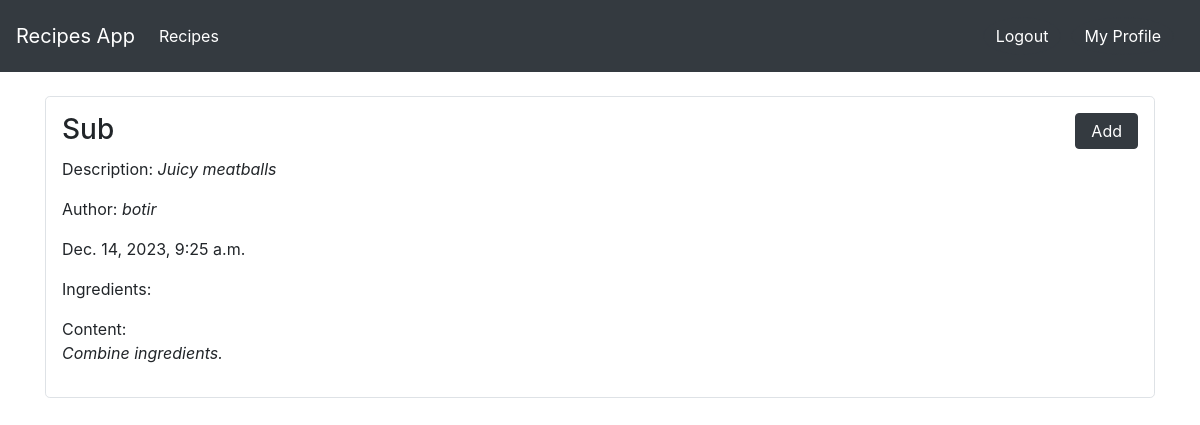
Page /main/Sub (signed in) on the committed database.
### app/models.py (models this page shows, shortened)
class Recipe(models.Model):
    image = models.ImageField(blank=True)
    title = models.CharField(max_length = 100)
    description = models.CharField(max_length=100, blank=True)
    author = models.ForeignKey(User, on_delete = models.CASCADE)
    ingredients = models.TextField(blank=True)
    content = models.TextField(default = '')
    created_on = models.DateTimeField(auto_now_add=True)

### app/views.py (the view)
# urls.py: path('main/<str:title>', views.recipe_detail, name='recipe_detail'),
@login_required(login_url='login')
def recipe_detail(request, title):
    recipe = Recipe.objects.get(title=title)
    return render(request, 'app/detail.html', {'recipe': recipe})

### app/templates/app/detail.html (shortened to what this page needs)
{% extends 'app/base.html' %}
{% load static %}
    {% block content %}
        <div class="border rounded-lg p-3 mb-3">
            <h3 style="display: inline;">{{ recipe.title|capfirst }}</h3>
            <a href="{% url 'add' recipe.title %}" style="display: inline;float: right;padding: 5px 15px;" class="btn btn-dark ml-3">Add</a>
            {% if recipe.description %}
            <p style="margin-top: 10px;">Description: <i>{{ recipe.description }}</i></p>
            {% endif %}
            <p style="margin-top: 10px;">Author: <i>{{ recipe.author }}</i></p>
            <p>{{ recipe.created_on }}</p>
            <p>Ingredients: <br></p>
            <p>Content:<br> <i>{{ recipe.content }}</i></p>
        </div>
    {% endblock %}

### rows in the picture
Recipe: title "Sub", description "Juicy meatballs", author "botir", created_on "Dec. 14, 2023, 9:25 a.m.", content "Combine ingredients."
